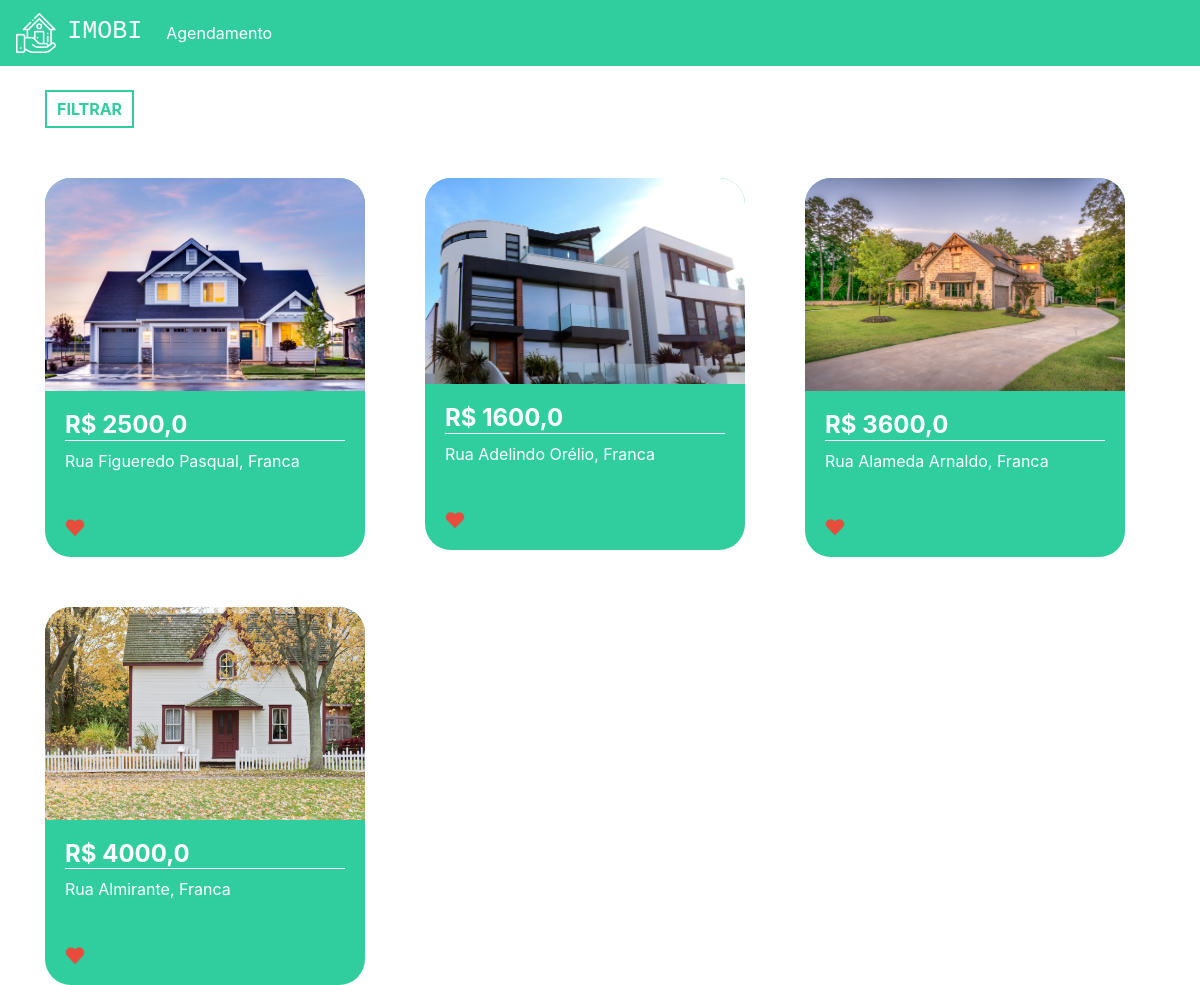
Before: / (signed in) with the older database file.
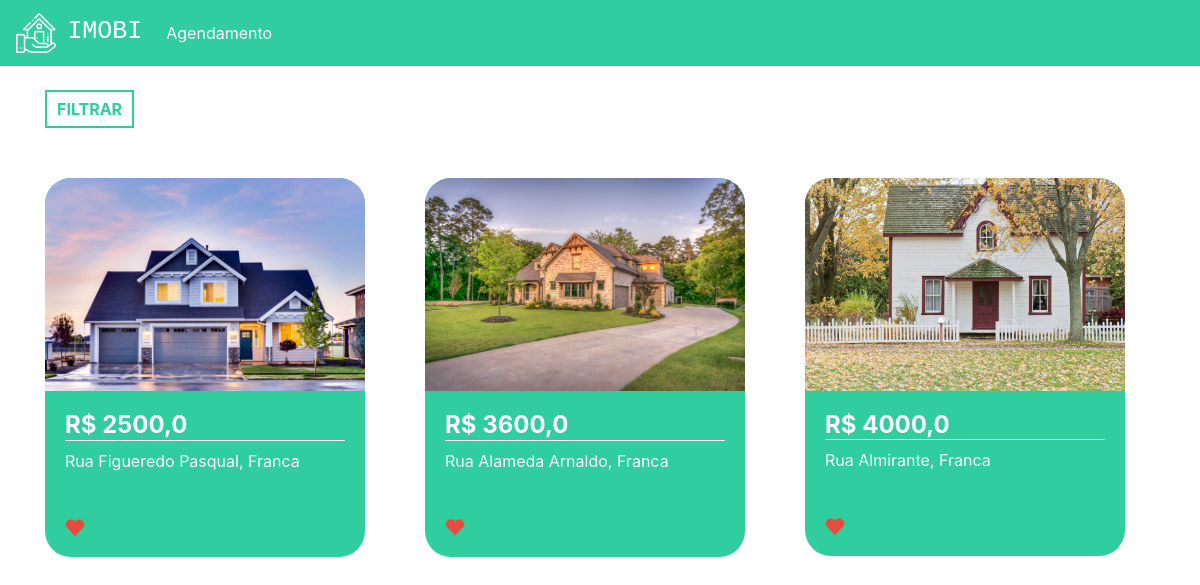
After: the same page with the newer database file.
### plataforma/models.py (models this page shows, shortened)
class Imovei(models.Model):
    choices = (('V', 'Venda'),
               ('A', 'Aluguel'))
    choices_imovel = (('A', 'Apartamento'),
                      ('C', 'Casa'))
    imagens = models.ManyToManyField(Imagem)
    valor = models.FloatField()
    quartos = models.IntegerField()
    tamanho = models.FloatField()
    cidade = models.ForeignKey(Cidade, on_delete=models.DO_NOTHING)
    rua = models.CharField(max_length=50)
    tipo = models.CharField(max_length=1, choices=choices)
    tipo_imovel = models.CharField(max_length=1, choices=choices_imovel)
    numero = models.IntegerField()
    descricao = models.TextField()
    dias_visita = models.ManyToManyField(DiasVisita)
    horarios = models.ManyToManyField(Horario)

class Imagem(models.Model):
    img = models.ImageField(upload_to='assets')

class Cidade(models.Model):
    nome = models.CharField(max_length=30)
    def __str__(self) -> str:
        return self.nome

### plataforma/views.py (the view)
# urls.py: path('', views.home, name='home'),
@login_required(login_url='/auth/logar/')
def home(request):
    preco_minimo = request.GET.get('preco_minimo')
    preco_maximo = request.GET.get('preco_maximo')
    cidade = request.GET.get('cidade')
    tipo = request.GET.getlist('tipo')
    cidades = Cidade.objects.all()
    if preco_minimo or preco_maximo or cidade or tipo:
        if not preco_minimo:
            preco_minimo = 0
        if not preco_maximo:
            preco_maximo = 999999999
        if not tipo:
            tipo = ['A', 'C']
        imoveis = Imovei.objects.filter(valor__gte=preco_minimo)\
        .filter(valor__lte=preco_maximo)\
        .filter(tipo_imovel__in=tipo).filter(cidade=cidade)
    else:
        imoveis = Imovei.objects.all()
    return render(request, 'home.html', {'imoveis': imoveis, 'cidades': cidades})

### plataforma/templates/home.html (shortened to what this page needs)
{% extends 'index.html' %}
{% load static %}
{% block 'head' %}
<link rel="stylesheet" href="{% static 'plataforma/styles/home.css' %}">
{% endblock %}
{% block 'body' %}
<div class="container">
  <br>
  <button type="button" class="btn_filtrar" data-toggle="modal" data-target="#exampleModal">
    FILTRAR
  </button>
  <div class="row">
    {% for imovel in imoveis %}
      <div class="col-md cont">
        <div class="card_imovel">
          <img class="img_capa_imovel" src="{{imovel.imagens.all.0.img.url}}" alt="Imagem do Imóvel">
          <div class="informacoes_imoveis">
            <a class="a_none" href="{% url 'imovel' imovel.id %}">
              <h4 class="valor">R$ {{imovel.valor}}</h4>
            </a>
            <p>{{imovel.rua}}, {{imovel.cidade}}</p>
            <br>
            <img id="favorito" src="{% static 'assets/heart.png' %}" alt="Ícone Coração">
          </div>
        </div>
      </div>
    {% endfor %}
  </div>
</div>
{% endblock %}

Changed rows visible on the page:
removed Imovei: imagens.all.0.img (picture), valor "1600,0", rua "Rua Adelindo Orélio", cidade "Franca"
